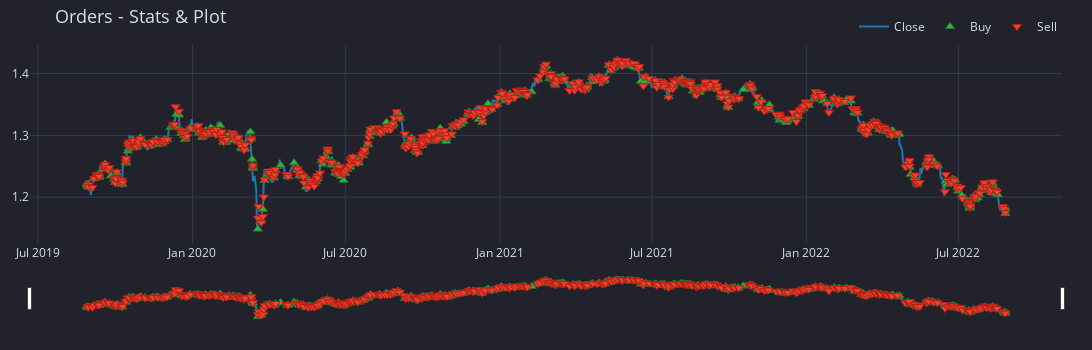

The notebook cell saved with this chart:
### Code cell
# pf_2_bb_custom.orders.plot(xaxis=dict(rangeslider_visible=True),**kwargs1).show()
kwargs1 = {"title_text" : "Orders - Stats & Plot", "title_font_size" : 18}
pf_2_bb_custom.orders.resample("1d").plot(xaxis=dict(rangeslider_visible=True),**kwargs1).show()

### Figure 1 — Plotly figure (JSON) as saved in the notebook; plotly's stock layout.template omitted (floating-point values rounded to 4 significant figures; data arrays with more than 128 entries replaced by an {"elided": "..."} marker saying what was removed)
{"data": [{"line": {"color": "#1f77b4"}, "mode": "lines", "name": "Close", "showlegend": true, "type": "scatter", "uid": "64bc1ebd-8b22-4703-a7c6-0f2914a03cdc", "x": {"elided": "1096 str values"}, "y": {"elided": "1096 float values"}}, {"customdata": {"elided": "610x9 mixed values"}, "hovertemplate": "<br>Order Id: %{customdata[0]}\n<br>Signal Index: %{customdata[1]}\n<br>Creation Index: %{customdata[2]}\n<br>Fill Index: %{customdata[3]}\n<br>Size: %{customdata[4]:,}\n<br>Price: %{customdata[5]:,}\n<br>Fees: %{customdata[6]:,}\n<br>Type: %{customdata[7]}\n<br>Stop Type: %{customdata[8]}", "marker": {"color": "#37B13F", "line": {"color": "rgb(38,123,44)", "width": 1}, "size": 8, "symbol": "triangle-up"}, "mode": "markers", "name": "Buy", "type": "scatter", "uid": "4e718ab2-0e98-4c54-8d6c-9a0a8fd70512", "x": {"elided": "610 str values"}, "y": {"elided": "610 float values"}}, {"customdata": {"elided": "609x9 mixed values"}, "hovertemplate": "<br>Order Id: %{customdata[0]}\n<br>Signal Index: %{customdata[1]}\n<br>Creation Index: %{customdata[2]}\n<br>Fill Index: %{customdata[3]}\n<br>Size: %{customdata[4]:,}\n<br>Price: %{customdata[5]:,}\n<br>Fees: %{customdata[6]:,}\n<br>Type: %{customdata[7]}\n<br>Stop Type: %{customdata[8]}", "marker": {"color": "#EA4335", "line": {"color": "rgb(181,31,18)", "width": 1}, "size": 8, "symbol": "triangle-down"}, "mode": "markers", "name": "Sell", "type": "scatter", "uid": "7e6d1425-a425-4d3a-90f2-b2369b439017", "x": {"elided": "609 str values"}, "y": {"elided": "609 float values"}}], "layout": {"height": 350, "legend": {"orientation": "h", "traceorder": "normal", "x": 1, "xanchor": "right", "y": 1.02, "yanchor": "bottom"}, "margin": {"b": 30, "l": 30, "r": 30, "t": 30}, "title": {"font": {"size": 18}, "text": "Orders - Stats & Plot"}, "width": 1280, "xaxis": {"rangeslider": {"visible": true}}}}
